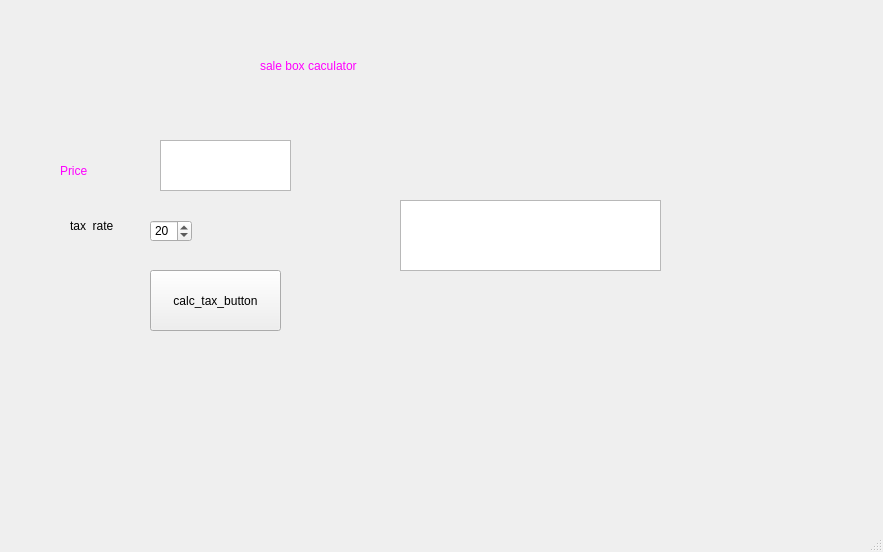
<?xml version="1.0" encoding="UTF-8"?>
<ui version="4.0">
 <class>MainWindow</class>
 <widget class="QMainWindow" name="MainWindow">
  <property name="geometry">
   <rect>
    <x>0</x>
    <y>0</y>
    <width>883</width>
    <height>552</height>
   </rect>
  </property>
  <property name="windowTitle">
   <string>MainWindow</string>
  </property>
  <widget class="QWidget" name="centralwidget">
   <widget class="QTextEdit" name="price_box">
    <property name="geometry">
     <rect>
      <x>160</x>
      <y>140</y>
      <width>131</width>
      <height>51</height>
     </rect>
    </property>
   </widget>
   <widget class="QLabel" name="label">
    <property name="geometry">
     <rect>
      <x>60</x>
      <y>160</y>
      <width>81</width>
      <height>21</height>
     </rect>
    </property>
    <property name="styleSheet">
     <string notr="true">color: rgb(255, 0, 255);
font: 75 24pt &quot;Aharoni&quot;;</string>
    </property>
    <property name="text">
     <string>Price</string>
    </property>
   </widget>
   <widget class="QSpinBox" name="tax_rate">
    <property name="geometry">
     <rect>
      <x>150</x>
      <y>220</y>
      <width>42</width>
      <height>22</height>
     </rect>
    </property>
    <property name="value">
     <number>20</number>
    </property>
   </widget>
   <widget class="QLabel" name="label_2">
    <property name="geometry">
     <rect>
      <x>70</x>
      <y>220</y>
      <width>54</width>
      <height>12</height>
     </rect>
    </property>
    <property name="text">
     <string>tax_rate</string>
    </property>
   </widget>
   <widget class="QPushButton" name="PuahButton">
    <property name="geometry">
     <rect>
      <x>150</x>
      <y>270</y>
      <width>131</width>
      <height>61</height>
     </rect>
    </property>
    <property name="text">
     <string>calc_tax_button</string>
    </property>
   </widget>
   <widget class="QTextEdit" name="results_window">
    <property name="geometry">
     <rect>
      <x>400</x>
      <y>200</y>
      <width>261</width>
      <height>71</height>
     </rect>
    </property>
   </widget>
   <widget class="QLabel" name="label_3">
    <property name="geometry">
     <rect>
      <x>260</x>
      <y>50</y>
      <width>301</width>
      <height>31</height>
     </rect>
    </property>
    <property name="styleSheet">
     <string notr="true">color: rgb(255, 0, 255);
font: 75 24pt &quot;Aharoni&quot;;</string>
    </property>
    <property name="text">
     <string>sale box caculator</string>
    </property>
   </widget>
  </widget>
  <widget class="QMenuBar" name="menubar">
   <property name="geometry">
    <rect>
     <x>0</x>
     <y>0</y>
     <width>883</width>
     <height>23</height>
    </rect>
   </property>
  </widget>
  <widget class="QStatusBar" name="statusbar"/>
 </widget>
 <resources/>
 <connections/>
</ui>
